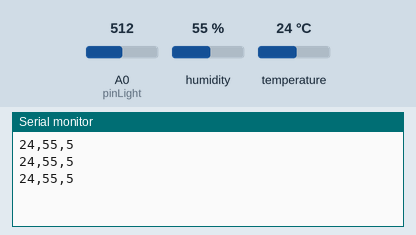
The sketch below on a simulated Arduino Uno, built with avr-gcc and run on an emulated ATmega328P. Parts: the last lines printed to the serial monitor. The test bench sets the inputs (shaded band); at power-on: humidity 55 %, A0 (pinLight) = 512, temperature 24 °C.

Above: at 1.3 s.
1.4 s: humidity set to 22 %
At 2.0 s:
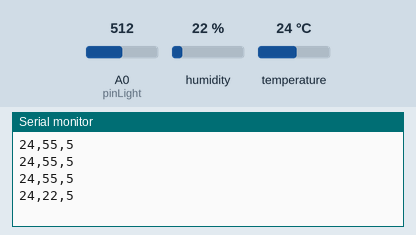
2.9 s: A0 (pinLight) set to 716
At 3.6 s:
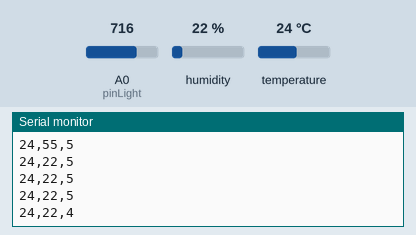
4.4 s: temperature set to 12 °C
At 5.2 s:
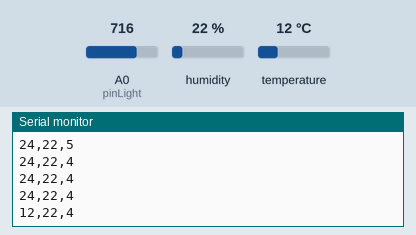
5.9 s: A0 (pinLight) set to 900
At 5.9 s:
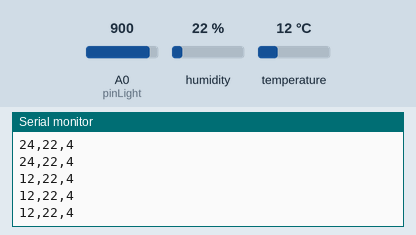
7.4 s: humidity set to 40 %
At 7.8 s:
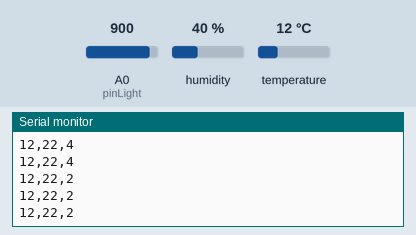
Timing chart, 0 to 9.9 s (numbered marks = the images above; inputs shaded):
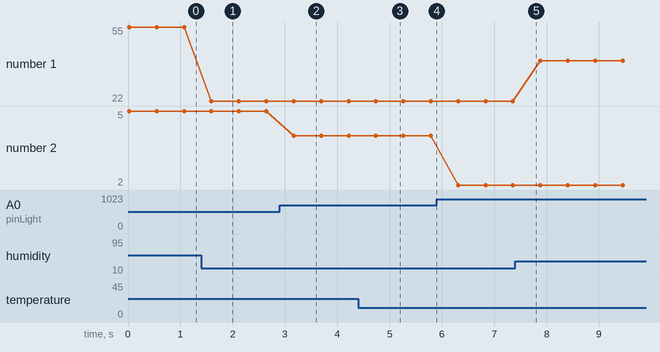

Measured:
- after the input at 1.4 s, the serial monitor: prints a new line after 0.20 s (image 1)
- after the input at 2.9 s, the serial monitor: prints a new line after 0.27 s (image 2)
- after the input at 4.4 s, the serial monitor: prints a new line after 0.34 s (image 3)
- plotted number 1: 55 → 22 after the input at 1.4 s, 22 → 40 after the input at 7.4 s
- plotted number 2: 5 → 4 after the input at 2.9 s, 4 → 2 after the input at 5.9 s

The sketch:

chapter_08_final.ino
```cpp
#include <SimpleDHT.h>

int pinTempHumidity = 2;
SimpleDHT11 dht11;

byte temperature = 0;
byte humidity = 0;
byte data[40] = {0};

int  pinLight  =  A0;
int  valueLight =  0;

void setup() {
  Serial.begin(9600);
}

void loop() {
  dht11.read(pinTempHumidity, &temperature, &humidity, data);

  valueLight =  analogRead(pinLight);
  valueLight = map(valueLight, 0, 1023, 10, 0);

  Serial.println((String)temperature + "," + (String)humidity + "," + (String)valueLight);

  delay(500);
}
```
